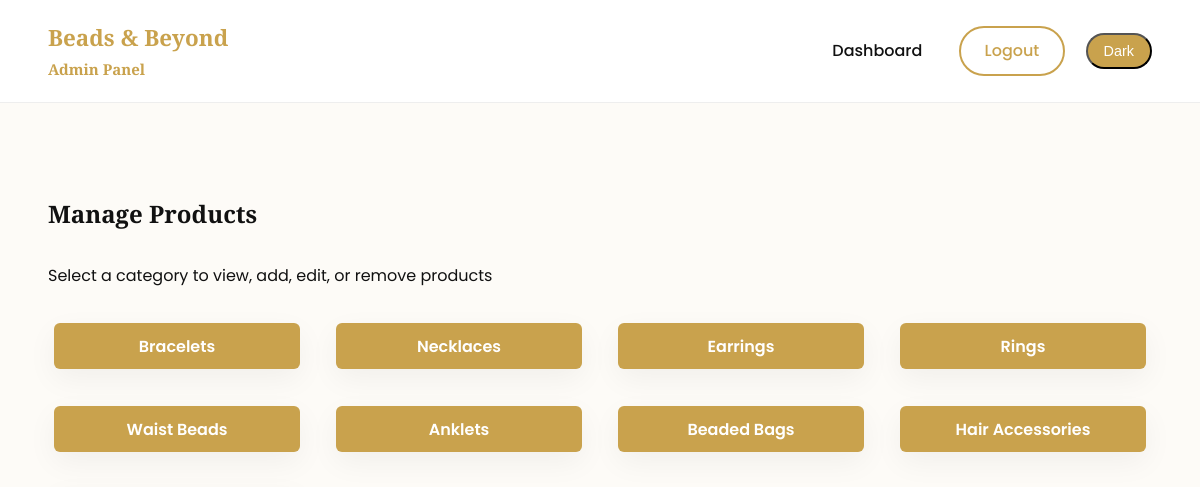
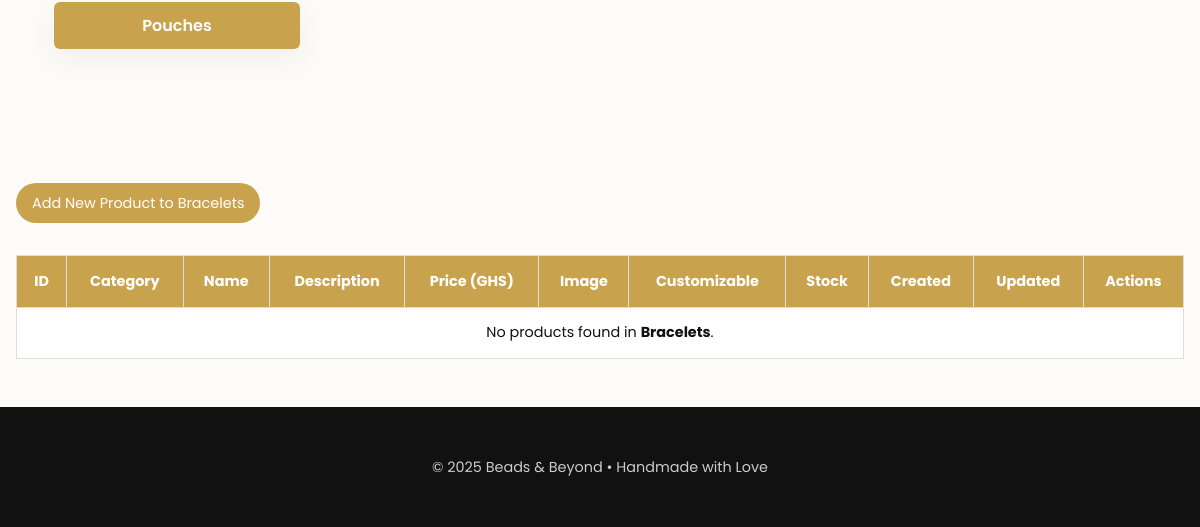
Page /admin/admin_product.php?category=Bracelets (signed in) on the earlier database version (2 pictures, top to bottom).
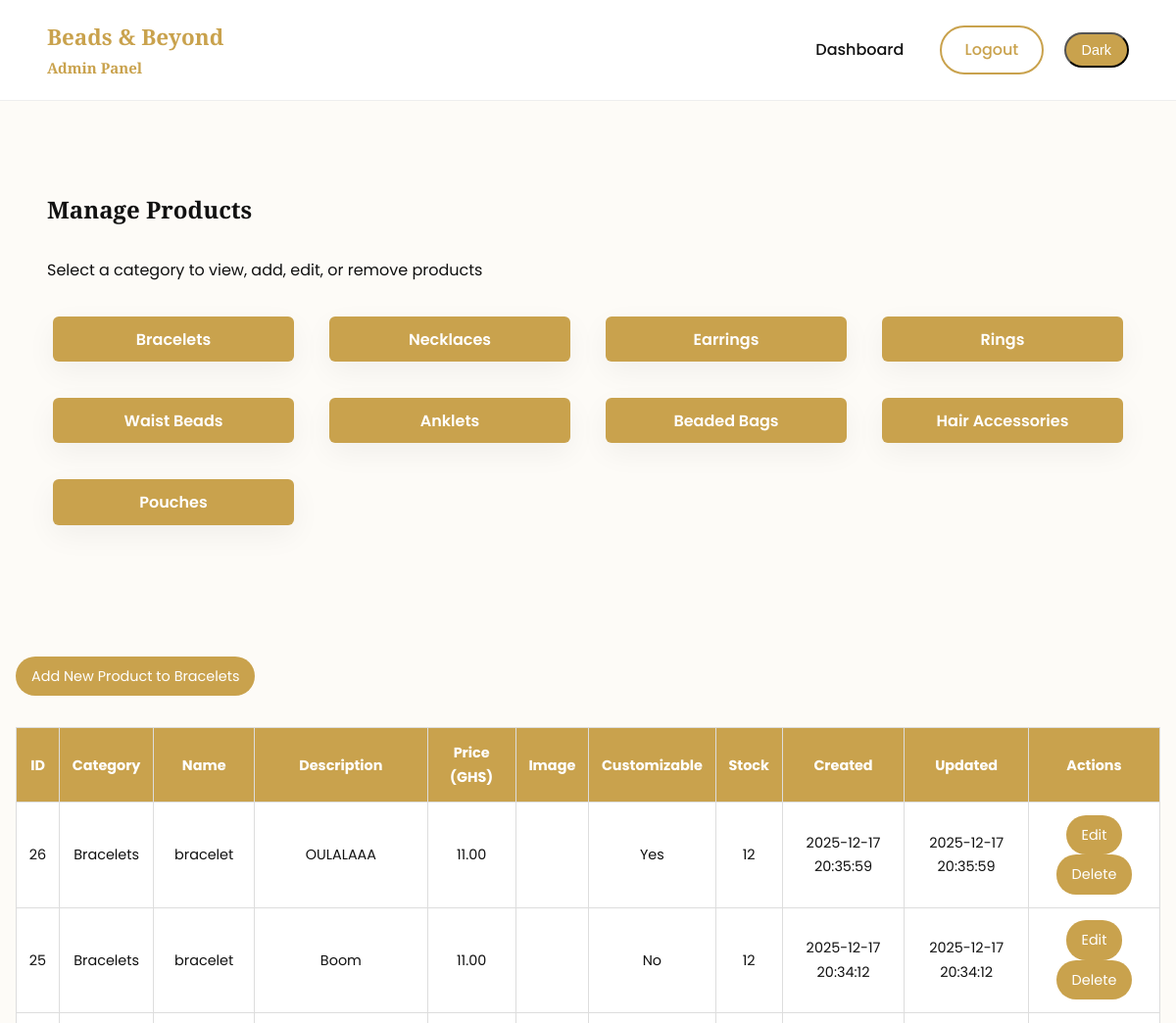
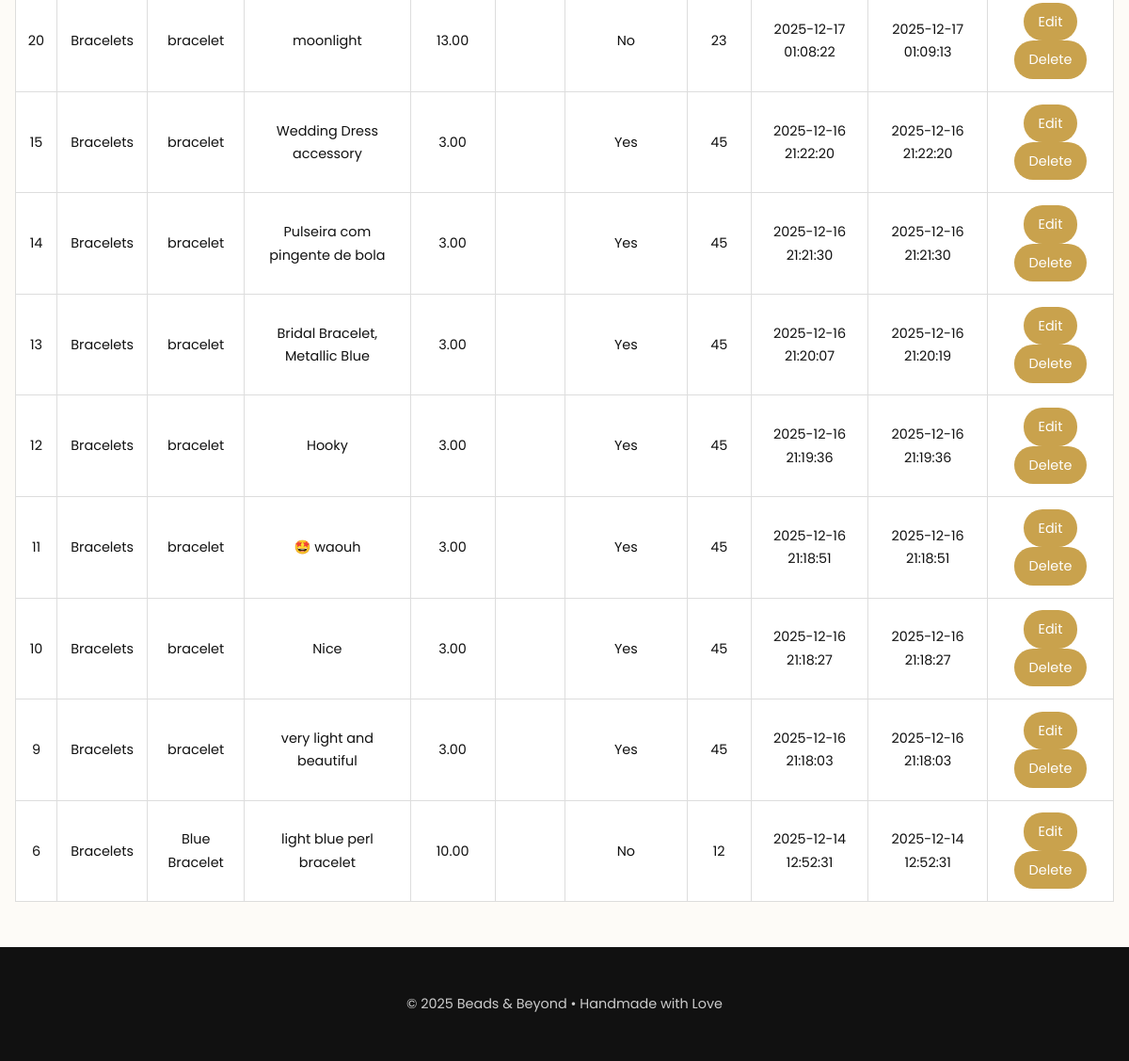
Same page on the later database version (2 pictures, top to bottom).
### tables this page shows
CREATE TABLE `products` (
  `product_id` int NOT NULL,
  `category_id` int NOT NULL,
  `name` varchar(100) NOT NULL,
  `description` text,
  `base_price` decimal(10,2) NOT NULL,
  `image` varchar(255) DEFAULT NULL,
  `is_customizable` tinyint(1) DEFAULT '1',
  `created_at` timestamp NOT NULL DEFAULT CURRENT_TIMESTAMP,
  `updated_at` timestamp NOT NULL DEFAULT CURRENT_TIMESTAMP ON UPDATE CURRENT_TIMESTAMP,
  `stock_quantity` int DEFAULT '0'
);

CREATE TABLE `categories` (
  `category_id` int NOT NULL,
  `name` varchar(50) NOT NULL
);

### admin/admin_product.php (the view, shortened to what this page needs)
<?php
require '../php/db.php';
$category = $_GET['category'] ?? null;
$products = [];
if ($category) {
    $stmt = $pdo->prepare("
        SELECT p.*, c.name AS category_name
        FROM products p
        JOIN categories c ON p.category_id = c.category_id
        WHERE c.name = ?
        ORDER BY p.created_at DESC
    ");
    $stmt->execute([$category]);
    $products = $stmt->fetchAll(PDO::FETCH_ASSOC);
}
?>
<!DOCTYPE html>
<html lang="en">
<head>
    <link rel="stylesheet" href="../css/style.css">
</head>
<body>
<header class="main-header">
    <div class="logo">
        Beads & Beyond
        <h6 class="logo-tagline">Admin Panel</h6>
    </div>
    <nav class="main-nav">
        <a href="admin.php">Dashboard</a>
        <a href="../php/logout.php" class="btn-outline">Logout</a>
        <button id="darkToggle" class="btn-small">Dark</button>
    </nav>
</header>
<section class="categories">
    <br><h1>Manage Products</h1>
    <p><br>Select a category to view, add, edit, or remove products</p>
    <br><div class="category-grid">
        <a href="admin_product.php?category=Bracelets">Bracelets</a>
        <a href="admin_product.php?category=Necklaces">Necklaces</a>
        <a href="admin_product.php?category=Earrings">Earrings</a>
        <a href="admin_product.php?category=Rings">Rings</a>
        <a href="admin_product.php?category=Waist Beads">Waist Beads</a>
        <a href="admin_product.php?category=Anklets">Anklets</a>
        <a href="admin_product.php?category=Beaded Bags">Beaded Bags</a>
        <a href="admin_product.php?category=Hair Accessories">Hair Accessories</a>
        <a href="admin_product.php?category=Pouches">Pouches</a>
    </div>
</section>
<?php if ($category): ?>
<section class="admin-dashboard">
    <div class="top-actions">
        <a href="add_product.php" class="btn-small">
            Add New Product to <?= htmlspecialchars($category) ?>
        </a>
    </div>
    <table class="products-table">
        <thead>
            <tr>
                <th>ID</th>
                <th>Category</th>
                <th>Name</th>
                <th>Description</th>
                <th>Price (GHS)</th>
                <th>Image</th>
                <th>Customizable</th>
                <th>Stock</th>
                <th>Created</th>
                <th>Updated</th>
                <th>Actions</th>
            </tr>
        </thead>
        <tbody>
        <?php if (count($products) > 0): ?>
            <?php foreach ($products as $product): ?>
                <tr>
                    <td><?= htmlspecialchars($product['product_id']) ?></td>
                    <td><?= htmlspecialchars($product['category_name']) ?></td>
                    <td><?= htmlspecialchars($product['name']) ?></td>
                    <td><?= htmlspecialchars($product['description']) ?></td>
                    <td><?= number_format($product['base_price'], 2) ?></td>
                    <td>
                    </td>
                    <td><?= $product['is_customizable'] ? 'Yes' : 'No' ?></td>
                    <td><?= htmlspecialchars($product['stock_quantity']) ?></td>
                    <td><?= htmlspecialchars($product['created_at']) ?></td>
                    <td><?= htmlspecialchars($product['updated_at']) ?></td>
                    <td>
                        <a href="edit_product.php?id=<?= $product['product_id'] ?>" class="btn-small">Edit</a>
                        <a href="admin_product.php?delete_id=<?= $product['product_id'] ?>&category=<?= urlencode($category) ?>"
                           class="btn-small"
                           onclick="return confirm('Delete this product?');">
                           Delete
                        </a>
                    </td>
                </tr>
            <?php endforeach; ?>
        <?php else: ?>
            <tr>
                <td colspan="11">
                    No products found in <strong><?= htmlspecialchars($category) ?></strong>.
                </td>
            </tr>
        <?php endif; ?>
        </tbody>
    </table>
</section>
<?php endif; ?>
<footer class="footer">
    <p>© <?= date('Y') ?> Beads & Beyond • Handmade with Love</p>
</footer>
</body>
</html>

### css/style.css (style rules this page uses)
:root { --gold: #c9a24d; --dark-gold: #a8842b; --light-gold: #f4e8c1; --black: #111111; --white: #ffffff; --light-bg: #fdfbf7; --gray: #777; }
* { margin: 0; padding: 0; box-sizing: border-box; }
body { font-family: 'Poppins', sans-serif; background: var(--light-bg); color: var(--black); line-height: 1.7; }
a { text-decoration: none; color: inherit; }
h1, h2, h3 { font-family: 'Playfair Display', serif; }
section { padding: 4rem 3rem; }
.main-header { display: flex; justify-content: space-between; align-items: center; padding: 1.2rem 3rem; background: var(--white); border-bottom: 1px solid #eee; }
.logo { font-family: 'Playfair Display', serif; font-size: 1.4rem; font-weight: 700; color: var(--gold); }
nav a { margin: 0 1rem; font-weight: 500; position: relative; }
nav a::after { content: ""; position: absolute; left: 0; bottom: -5px; width: 0; height: 2px; background: var(--gold); transition: 0.3s; }
.btn-small { padding: 0.5rem 1rem; font-size: 0.9rem; border-radius: 20px; background: var(--gold); color: var(--white); transition: 0.3s; display: inline-block; }
.btn-outline { padding: 0.6rem 1.5rem; border: 2px solid var(--gold); border-radius: 25px; color: var(--gold); font-weight: 500; transition: 0.3s; display: inline-block; text-align: center; }
.category-grid { display: grid; grid-template-columns: repeat(auto-fit, minmax(220px, 1fr)); gap: 1.5rem; }
.category-grid a { background: var(--white); padding: 2rem; border-radius: 25px; text-align: center; font-weight: 600; box-shadow: 0 10px 30px rgba(0,0,0,0.05); transition: 0.3s; }
footer { background: var(--black); color: #ccc; padding: 3rem; text-align: center; }
footer p { font-size: 0.9rem; }
.admin-dashboard { max-width: 1200px; margin: 2rem auto; padding: 1rem; }

### admin/admin_product.php (style rules this page uses)
.products-table { width: 100%; border-collapse: collapse; margin-top: 2rem; background: var(--white); }
.products-table th, .products-table td { padding: 0.8rem; border: 1px solid #ddd; text-align: center; font-size: 0.9rem; }
.products-table th { background: var(--gold); color: var(--white); }
.top-actions { margin: 1rem 0; }
.category-grid a { display: inline-block; margin: 0.4rem; padding: 0.6rem 1rem; background: var(--gold); color: #fff; border-radius: 6px; text-decoration: none; }

Differences in the rows shown:
added products: product_id "26", category.name "Bracelets", name "bracelet", description "OULALAAA", base_price "11.00", is_customizable "Yes", stock_quantity "12", created_at "2025-12-17 20:35:59", updated_at "2025-12-17 20:35:59"
added products: product_id "25", category.name "Bracelets", name "bracelet", description "Boom", base_price "11.00", is_customizable "No", stock_quantity "12", created_at "2025-12-17 20:34:12", updated_at "2025-12-17 20:34:12"
added products: product_id "20", category.name "Bracelets", name "bracelet", description "moonlight", base_price "13.00", is_customizable "No", stock_quantity "23", created_at "2025-12-17 01:08:22", updated_at "2025-12-17 01:09:13"
added products: product_id "15", category.name "Bracelets", name "bracelet", description "Wedding Dress accessory", base_price "3.00", is_customizable "Yes", stock_quantity "45", created_at "2025-12-16 21:22:20", updated_at "2025-12-16 21:22:20"
added products: product_id "14", category.name "Bracelets", name "bracelet", description "Pulseira com pingente de bola", base_price "3.00", is_customizable "Yes", stock_quantity "45", created_at "2025-12-16 21:21:30", updated_at "2025-12-16 21:21:30"
added products: product_id "13", category.name "Bracelets", name "bracelet", description "Bridal Bracelet, Metallic Blue", base_price "3.00", is_customizable "Yes", stock_quantity "45", created_at "2025-12-16 21:20:07", updated_at "2025-12-16 21:20:19"
added products: product_id "12", category.name "Bracelets", name "bracelet", description "Hooky", base_price "3.00", is_customizable "Yes", stock_quantity "45", created_at "2025-12-16 21:19:36", updated_at "2025-12-16 21:19:36"
added products: product_id "11", category.name "Bracelets", name "bracelet", description "🤩 waouh", base_price "3.00", is_customizable "Yes", stock_quantity "45", created_at "2025-12-16 21:18:51", updated_at "2025-12-16 21:18:51"
added products: product_id "10", category.name "Bracelets", name "bracelet", description "Nice", base_price "3.00", is_customizable "Yes", stock_quantity "45", created_at "2025-12-16 21:18:27", updated_at "2025-12-16 21:18:27"
added products: product_id "9", category.name "Bracelets", name "bracelet", description "very light and beautiful", base_price "3.00", is_customizable "Yes", stock_quantity "45", created_at "2025-12-16 21:18:03", updated_at "2025-12-16 21:18:03"
added products: product_id "6", category.name "Bracelets", name "Blue Bracelet", description "light blue perl bracelet", base_price "10.00", is_customizable "No", stock_quantity "12", created_at "2025-12-14 12:52:31", updated_at "2025-12-14 12:52:31"
Other differences:
$category: "Bracelets" → (not shown)
text no longer shown: "No products found in ."
